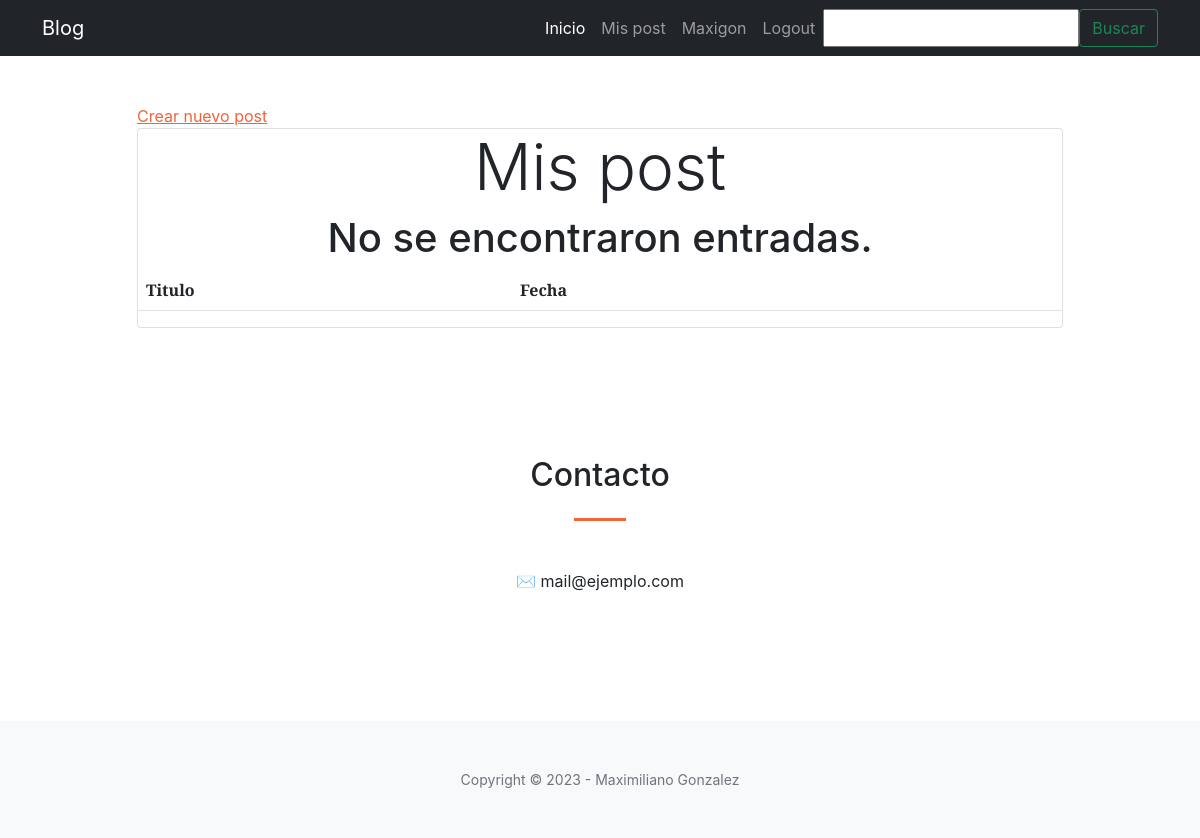
The page /post/ (signed in) on the database as committed earlier.
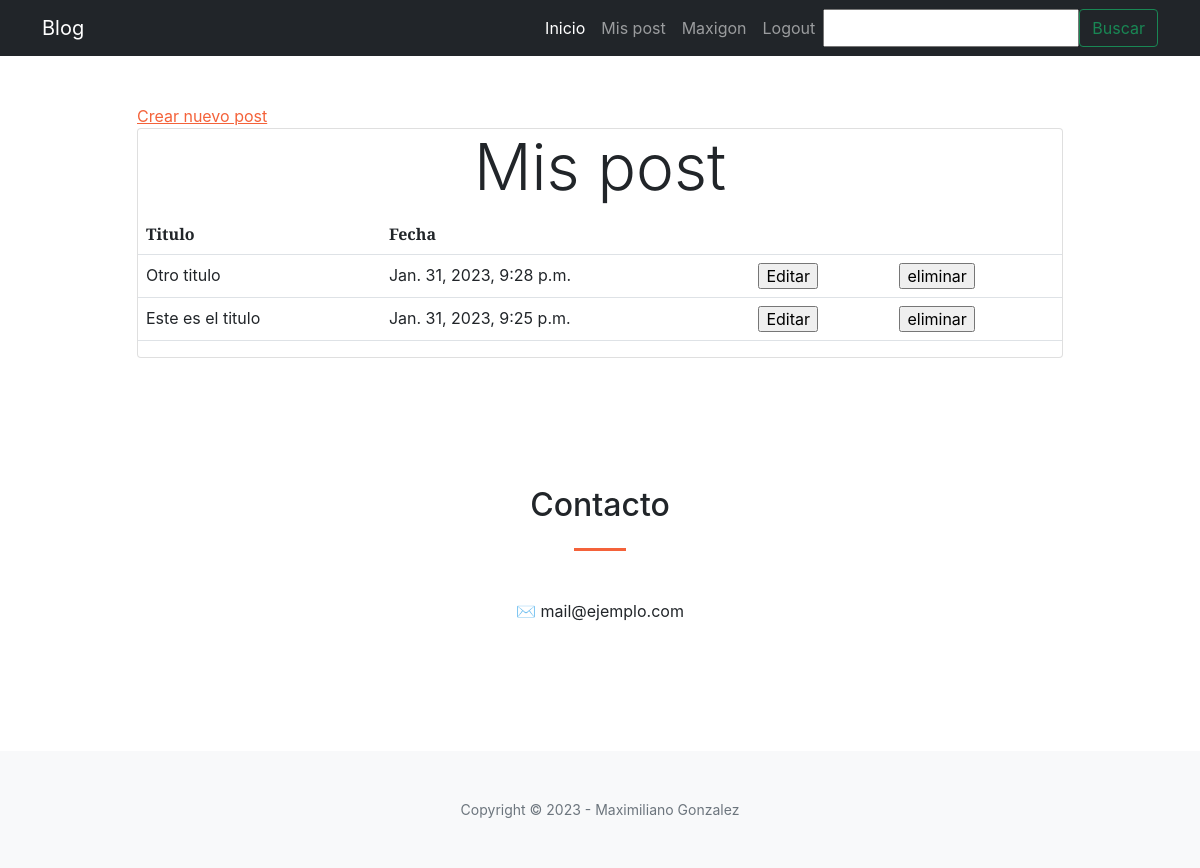
The same page on the database as committed later.
### blog_app/models.py (models this page shows, shortened)
class Post(models.Model):
    titulo = models.CharField(max_length=64)
    contenido = RichTextField(blank=True, null=True, config_name='default')
    fecha_publicacion = models.DateTimeField(auto_now_add=True)
    usuario = models.ForeignKey(User, on_delete=models.CASCADE)
    imagen = models.ImageField(upload_to='portadas', null=True, blank=True)

### blog_app/views.py (the view)
# urls.py: path("post/", views.post, name="post"),
@login_required
def post(request):
    post = Post.objects.filter(usuario=request.user)
    contexto = {'post':post}
    return render(
        request,
        'blog_app/post.html',
        context=contexto,
    )

### blog_app/templates/blog_app/post.html (shortened to what this page needs)
{% extends "blog_app/base.html" %}
{% block contenido %}
<main class="container">
    <div class="row">
        <div class="col-md-10 offset-md-1 mt-5">
            <ul class="list-group">
                <a>
                <a class="group-item" href="{% url 'crear_post' %}">Crear nuevo post</a>
                </a>
            </ul>
            <section class="card cad-body">
                <h1 class="text-center display-3">Mis post</h1>
                <table class="table">
                    <tbody>
                        <tr>
                            <th>Titulo</th>
                            <th>Fecha</th>
                            <td></td>
                            <td></td>
                        </tr>
                        {% for posteos in post reversed %}
                        <tr>
                            <td>
                                {{posteos.titulo}}
                            </td>
                            <td>
                                {{posteos.fecha_publicacion}}
                            </td>
                            <td>
                                <form action="{% url 'post_editar' post_id=posteos.id %}" method="GET">
                                    <input type="submit" value="Editar"/>
                                </form
                            </td>
                            <td>
                                <form action="{% url 'borrar_post' post_id=posteos.id %}" method="POST">
                                    <input type="submit" value="eliminar"/>
                                </form
                            </td>
                        </tr>
                        {% empty %}
                        <h1 class="text-center">No se encontraron entradas.</h1>
                        {% endfor %}
                    </tbody>
                </table>
            </section>
        </div>
    </div>
</main>
{% endblock contenido %}

Rows that differ between the two databases and show on the page:
added Post: titulo "Otro titulo", fecha_publicacion "Jan. 31, 2023, 9:28 p.m."
added Post: titulo "Este es el titulo", fecha_publicacion "Jan. 31, 2023, 9:25 p.m."
Other text that changed with them:
text no longer shown: "No se encontraron entradas."
